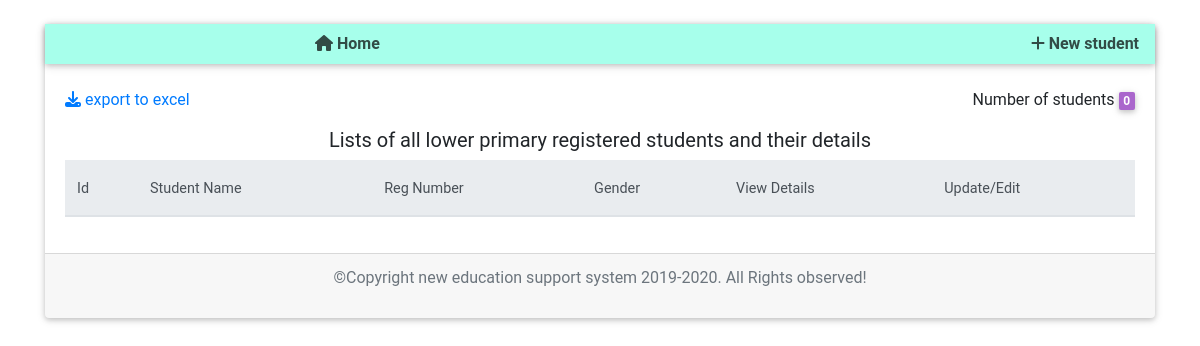
Before: /home/lower-primary-grade-two-list/ with the older database file.
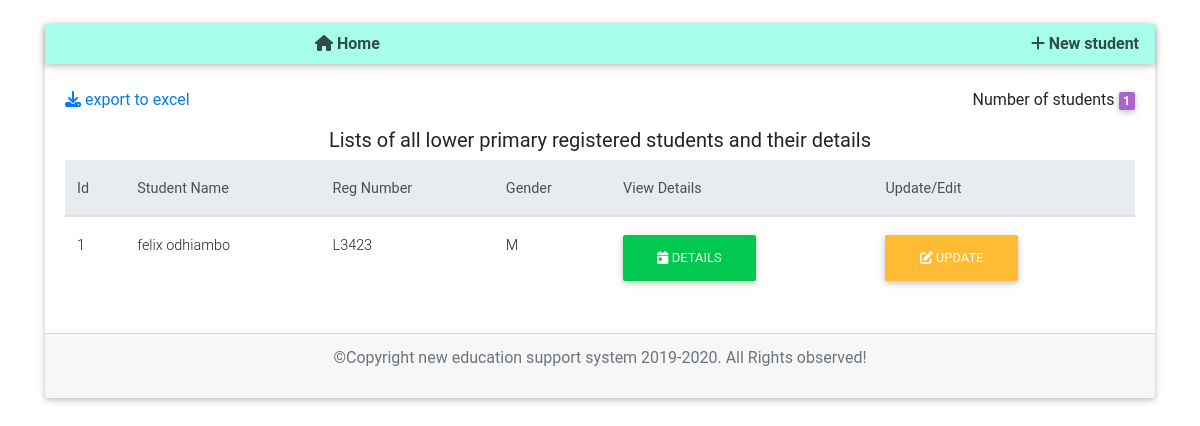
After: the same page with the newer database file.
### school/models.py (models this page shows, shortened)
class Lower_primary_grade_2(models.Model):
    GENDER_CHOICES = (
        ('M', 'Male'),
        ('F', 'Female'),
    )
    LOWER_PRIMARY_CLASS = (
        ('Grade 2', 'Grade 2'),
    )
    name_regex = RegexValidator(regex=r"^[a-zA-Z\s]+$", message="Only characters are allowed for Student name.")
    phone_number_regex = RegexValidator(regex=r'(\+254)\s*?(\d{3})\s*?(\d{3})\s*?(\d{3})', message="invalid phone number, phone number should be in the format of +254")
    reg_regex = RegexValidator(regex=r'[L]\d{4}', message="Registration number should start with 'L' followed by 4 digits for lower primary otherwise invalid registration number.")
    student_name = models.CharField(validators=[name_regex], max_length=100)
    registration_number = models.CharField(validators=[reg_regex ], max_length=50)
    student_class = models.CharField(max_length=15, choices=LOWER_PRIMARY_CLASS)
    student_gender = models.CharField(max_length=15, choices=GENDER_CHOICES)
    parent_name = models.CharField(max_length=100)
    phone_number = models.CharField(validators=[phone_number_regex], max_length=15, blank=True) # validators should be a list

### school/views.py (the view)
# urls.py: path('home/lower-primary-grade-two-list/', school_views.LowerPrimaryGradeTwoStudentsListView.as_view(), name='lower-primary-grade-two-list'),
class LowerPrimaryGradeTwoStudentsListView(ListView):
    model = Lower_primary_grade_2
    context_object_name = 'students'

### school/templates/school/lower_primary_grade_2_list.html (shortened to what this page needs)
 {% extends 'school/base.html'%}
 {% load static %}
 {% block content %}
<div class="container pt-4">
	<div class="card">
		<div class="mb-1 navbar navbar-light teal accent-1">
			<div><a href="{% url 'home' %}" data-toggle="tooltip" title="home menu" class="card-link"><i class="fas fa-home"></i> Home</a></div>
			<div><a href="{% url 'lower-primary-grade-two-create' %}" data-toggle="tooltip" title="register new student" class="card-link"><i class="fas fa-plus"></i> New student</a></div>
		</div>
		<div class="card-body">
		<div class="d-flex justify-content-between">
	    <a href="{% url 'lower-primary-export-excel' %}" class="card-link"><i class="fas fa-download"></i></i> export to excel</a>
		<p>Number of students <span class="badge badge-secondary">{{ students.count }}</span></p>
		</div>
		<h5 class="text-center">Lists of all lower primary registered students and their details</h5>
		<table class="table" id="myTable">
		<thead class="thead-light">
		<tr>
		<th>Id</th>
		<th>Student Name</th>
		<th>Reg Number</th>
		<th>Gender</th>
		<th>View Details</th>
		<th>Update/Edit</th>
		</tr>
		</thead>
		<tbody>
		{% for student in students %}
		<tr>
		<td>{{ student.id }}</td>
		<td>{{ student.student_name }}</td>
		<td> {{ student.registration_number }}</td>
		<td> {{ student.student_gender }}</td>
		<td><a href="{% url 'lower-primary-grade-two-details' student.id %}" data-toggle="tooltip" title="view student details" class="card-link btn btn-success"><i class="fas fa-calendar-day"></i> Details</a></td>
		<td><a href="{% url 'lower-primary-grade-two-update' student.id %}" data-toggle="tooltip" title="update student" class="card-link btn btn-warning"><i class="fas fa-edit"></i> Update</a></td>
		</tr>
		{% endfor %}
		</tbody>
        </table>
		</div>
		<div class="card-footer">
			<p class="text-center text-muted">&copy;Copyright new education support system 2019-2020. All Rights observed!</p>
		</div>
	</div>
</div>
{% endblock content%}

Changed rows visible on the page:
added Lower_primary_grade_2: id "1", student_name "felix odhiambo", registration_number "L3423", student_gender "M"
Other visible differences:
{{ students.count }}: "0" → "1"
